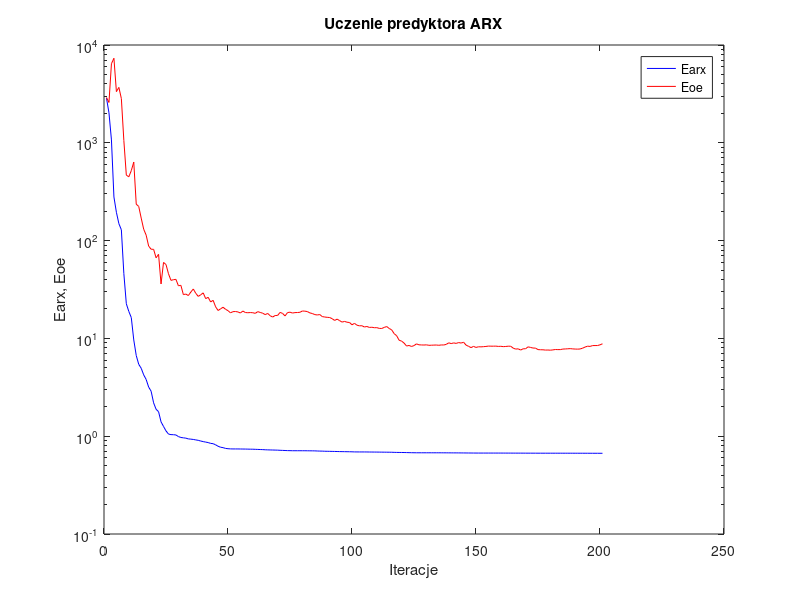
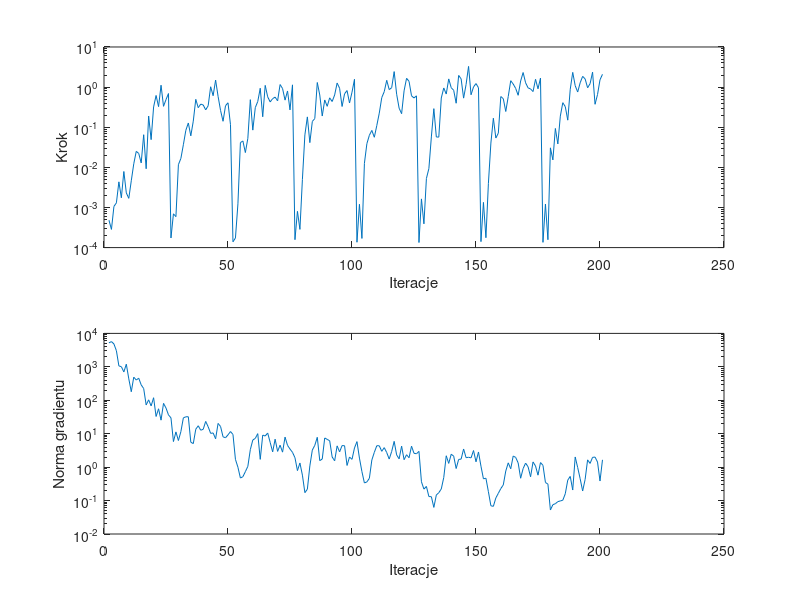

Reproduce these figures in MATLAB, in order.
%uczenie predyktora arx
clear all;
n=0; farx(n+1)=2.868869e+003; foe(n+1)=2.907241e+003; wspucz(n+1)=0.000000e+000; ng(n+1)=0.000000e+000;
%odnowa zmiennej metryki
n=1; farx(n+1)=2.026471e+003; foe(n+1)=2.585184e+003; krok(n+1)=4.819384e-004; ng(n+1)=5.215991e+003;
n=2; farx(n+1)=1.070329e+003; foe(n+1)=6.439786e+003; krok(n+1)=2.841575e-004; ng(n+1)=5.683972e+003;
n=3; farx(n+1)=2.794016e+002; foe(n+1)=7.319655e+003; krok(n+1)=1.060430e-003; ng(n+1)=4.829694e+003;
n=4; farx(n+1)=1.946239e+002; foe(n+1)=3.335965e+003; krok(n+1)=1.304868e-003; ng(n+1)=3.033272e+003;
n=5; farx(n+1)=1.489336e+002; foe(n+1)=3.687178e+003; krok(n+1)=4.352152e-003; ng(n+1)=1.064929e+003;
n=6; farx(n+1)=1.290064e+002; foe(n+1)=2.831812e+003; krok(n+1)=1.742611e-003; ng(n+1)=1.008613e+003;
n=7; farx(n+1)=4.601427e+001; foe(n+1)=1.055709e+003; krok(n+1)=7.883344e-003; ng(n+1)=7.035141e+002;
n=8; farx(n+1)=2.260915e+001; foe(n+1)=4.673952e+002; krok(n+1)=2.304382e-003; ng(n+1)=1.198017e+003;
n=9; farx(n+1)=1.888082e+001; foe(n+1)=4.491282e+002; krok(n+1)=1.688016e-003; ng(n+1)=4.362000e+002;
n=10; farx(n+1)=1.634655e+001; foe(n+1)=5.192004e+002; krok(n+1)=4.633998e-003; ng(n+1)=1.799100e+002;
n=11; farx(n+1)=9.646065e+000; foe(n+1)=6.357381e+002; krok(n+1)=1.226153e-002; ng(n+1)=4.912177e+002;
n=12; farx(n+1)=6.685091e+000; foe(n+1)=2.357408e+002; krok(n+1)=2.502768e-002; ng(n+1)=4.031550e+002;
n=13; farx(n+1)=5.434395e+000; foe(n+1)=2.236138e+002; krok(n+1)=2.223039e-002; ng(n+1)=4.562261e+002;
n=14; farx(n+1)=4.949427e+000; foe(n+1)=1.698327e+002; krok(n+1)=1.289397e-002; ng(n+1)=2.888461e+002;
n=15; farx(n+1)=4.240811e+000; foe(n+1)=1.308452e+002; krok(n+1)=6.504518e-002; ng(n+1)=2.237901e+002;
n=16; farx(n+1)=3.800593e+000; foe(n+1)=1.136350e+002; krok(n+1)=9.231023e-003; ng(n+1)=7.241845e+001;
n=17; farx(n+1)=3.182149e+000; foe(n+1)=8.790286e+001; krok(n+1)=1.903039e-001; ng(n+1)=1.029673e+002;
n=18; farx(n+1)=2.883851e+000; foe(n+1)=8.157234e+001; krok(n+1)=4.904612e-002; ng(n+1)=6.783836e+001;
n=19; farx(n+1)=2.194357e+000; foe(n+1)=8.143730e+001; krok(n+1)=3.202323e-001; ng(n+1)=1.191217e+002;
n=20; farx(n+1)=1.885588e+000; foe(n+1)=6.672309e+001; krok(n+1)=6.193808e-001; ng(n+1)=3.274528e+001;
n=21; farx(n+1)=1.780611e+000; foe(n+1)=7.236416e+001; krok(n+1)=3.261226e-001; ng(n+1)=5.562561e+001;
n=22; farx(n+1)=1.402350e+000; foe(n+1)=3.603437e+001; krok(n+1)=1.114151e+000; ng(n+1)=2.541748e+001;
n=23; farx(n+1)=1.257712e+000; foe(n+1)=5.980448e+001; krok(n+1)=3.319551e-001; ng(n+1)=8.073910e+001;
n=24; farx(n+1)=1.133315e+000; foe(n+1)=5.691805e+001; krok(n+1)=4.884576e-001; ng(n+1)=5.864494e+001;
n=25; farx(n+1)=1.051656e+000; foe(n+1)=4.582199e+001; krok(n+1)=6.914797e-001; ng(n+1)=3.648775e+001;
%odnowa zmiennej metryki
n=26; farx(n+1)=1.037983e+000; foe(n+1)=3.921752e+001; krok(n+1)=1.736749e-004; ng(n+1)=2.982543e+001;
n=27; farx(n+1)=1.036077e+000; foe(n+1)=3.983418e+001; krok(n+1)=6.946998e-004; ng(n+1)=5.817051e+000;
n=28; farx(n+1)=1.029683e+000; foe(n+1)=4.016013e+001; krok(n+1)=5.909215e-004; ng(n+1)=1.133801e+001;
n=29; farx(n+1)=9.916847e-001; foe(n+1)=3.452672e+001; krok(n+1)=1.165759e-002; ng(n+1)=6.249431e+000;
n=30; farx(n+1)=9.705158e-001; foe(n+1)=3.488623e+001; krok(n+1)=1.669364e-002; ng(n+1)=1.155567e+001;
n=31; farx(n+1)=9.627457e-001; foe(n+1)=2.804544e+001; krok(n+1)=3.660091e-002; ng(n+1)=2.977220e+001;
n=32; farx(n+1)=9.552452e-001; foe(n+1)=2.841268e+001; krok(n+1)=8.388517e-002; ng(n+1)=3.203022e+001;
n=33; farx(n+1)=9.387211e-001; foe(n+1)=2.742477e+001; krok(n+1)=1.276801e-001; ng(n+1)=3.212357e+001;
n=34; farx(n+1)=9.330367e-001; foe(n+1)=2.974497e+001; krok(n+1)=6.101994e-002; ng(n+1)=5.575469e+000;
n=35; farx(n+1)=9.265803e-001; foe(n+1)=3.202354e+001; krok(n+1)=1.420059e-001; ng(n+1)=5.053965e+000;
n=36; farx(n+1)=9.165987e-001; foe(n+1)=2.893773e+001; krok(n+1)=4.954132e-001; ng(n+1)=1.358383e+001;
n=37; farx(n+1)=9.072607e-001; foe(n+1)=2.688998e+001; krok(n+1)=3.068907e-001; ng(n+1)=1.726667e+001;
n=38; farx(n+1)=8.925788e-001; foe(n+1)=2.792357e+001; krok(n+1)=3.768236e-001; ng(n+1)=1.272058e+001;
n=39; farx(n+1)=8.807171e-001; foe(n+1)=2.921751e+001; krok(n+1)=3.589327e-001; ng(n+1)=1.354059e+001;
n=40; farx(n+1)=8.704718e-001; foe(n+1)=2.549875e+001; krok(n+1)=2.709781e-001; ng(n+1)=2.329808e+001;
n=41; farx(n+1)=8.610221e-001; foe(n+1)=2.633213e+001; krok(n+1)=3.428611e-001; ng(n+1)=1.615336e+001;
n=42; farx(n+1)=8.443128e-001; foe(n+1)=2.357891e+001; krok(n+1)=1.020283e+000; ng(n+1)=1.023209e+001;
n=43; farx(n+1)=8.386225e-001; foe(n+1)=2.451940e+001; krok(n+1)=6.101385e-001; ng(n+1)=1.053050e+001;
n=44; farx(n+1)=8.164249e-001; foe(n+1)=2.105692e+001; krok(n+1)=1.496578e+000; ng(n+1)=7.054631e+000;
n=45; farx(n+1)=7.891474e-001; foe(n+1)=1.928091e+001; krok(n+1)=5.872046e-001; ng(n+1)=2.030031e+001;
n=46; farx(n+1)=7.713816e-001; foe(n+1)=2.005045e+001; krok(n+1)=2.613267e-001; ng(n+1)=1.639752e+001;
n=47; farx(n+1)=7.639169e-001; foe(n+1)=2.082551e+001; krok(n+1)=1.407955e-001; ng(n+1)=8.075190e+000;
n=48; farx(n+1)=7.503625e-001; foe(n+1)=1.986293e+001; krok(n+1)=3.435737e-001; ng(n+1)=7.559298e+000;
n=49; farx(n+1)=7.448638e-001; foe(n+1)=1.921314e+001; krok(n+1)=4.063898e-001; ng(n+1)=9.250089e+000;
n=50; farx(n+1)=7.418307e-001; foe(n+1)=1.825803e+001; krok(n+1)=1.158784e-001; ng(n+1)=1.157989e+001;
%odnowa zmiennej metryki
n=51; farx(n+1)=7.408744e-001; foe(n+1)=1.876884e+001; krok(n+1)=1.395032e-004; ng(n+1)=9.514181e+000;
n=52; farx(n+1)=7.408339e-001; foe(n+1)=1.883512e+001; krok(n+1)=1.736749e-004; ng(n+1)=1.705747e+000;
n=53; farx(n+1)=7.407602e-001; foe(n+1)=1.864964e+001; krok(n+1)=1.232480e-003; ng(n+1)=9.930893e-001;
n=54; farx(n+1)=7.399786e-001; foe(n+1)=1.819610e+001; krok(n+1)=4.134280e-002; ng(n+1)=4.719836e-001;
n=55; farx(n+1)=7.393024e-001; foe(n+1)=1.904767e+001; krok(n+1)=4.544795e-002; ng(n+1)=5.173569e-001;
n=56; farx(n+1)=7.388123e-001; foe(n+1)=1.838903e+001; krok(n+1)=2.337492e-002; ng(n+1)=7.318905e-001;
n=57; farx(n+1)=7.376902e-001; foe(n+1)=1.830228e+001; krok(n+1)=5.285294e-002; ng(n+1)=1.056174e+000;
n=58; farx(n+1)=7.365916e-001; foe(n+1)=1.837851e+001; krok(n+1)=4.865340e-001; ng(n+1)=3.338437e+000;
n=59; farx(n+1)=7.362708e-001; foe(n+1)=1.830499e+001; krok(n+1)=8.470464e-002; ng(n+1)=6.477297e+000;
n=60; farx(n+1)=7.341910e-001; foe(n+1)=1.803748e+001; krok(n+1)=3.077853e-001; ng(n+1)=7.241145e+000;
n=61; farx(n+1)=7.325582e-001; foe(n+1)=1.877141e+001; krok(n+1)=4.386596e-001; ng(n+1)=1.003721e+001;
n=62; farx(n+1)=7.308201e-001; foe(n+1)=1.842589e+001; krok(n+1)=9.372047e-001; ng(n+1)=1.708350e+000;
n=63; farx(n+1)=7.293605e-001; foe(n+1)=1.809470e+001; krok(n+1)=1.824037e-001; ng(n+1)=9.073474e+000;
n=64; farx(n+1)=7.264647e-001; foe(n+1)=1.750521e+001; krok(n+1)=1.104103e+000; ng(n+1)=8.536552e+000;
n=65; farx(n+1)=7.249504e-001; foe(n+1)=1.800028e+001; krok(n+1)=5.732413e-001; ng(n+1)=1.046786e+001;
n=66; farx(n+1)=7.236275e-001; foe(n+1)=1.705343e+001; krok(n+1)=4.268310e-001; ng(n+1)=5.504525e+000;
n=67; farx(n+1)=7.224470e-001; foe(n+1)=1.653727e+001; krok(n+1)=5.154350e-001; ng(n+1)=2.861102e+000;
n=68; farx(n+1)=7.212244e-001; foe(n+1)=1.712855e+001; krok(n+1)=5.631821e-001; ng(n+1)=6.853057e+000;
n=69; farx(n+1)=7.200820e-001; foe(n+1)=1.717564e+001; krok(n+1)=4.547265e-001; ng(n+1)=2.957903e+000;
n=70; farx(n+1)=7.176455e-001; foe(n+1)=1.843599e+001; krok(n+1)=1.157790e+000; ng(n+1)=4.531082e+000;
n=71; farx(n+1)=7.158623e-001; foe(n+1)=1.802273e+001; krok(n+1)=9.205345e-001; ng(n+1)=2.810471e+000;
n=72; farx(n+1)=7.141612e-001; foe(n+1)=1.697368e+001; krok(n+1)=4.734602e-001; ng(n+1)=7.907722e+000;
n=73; farx(n+1)=7.123186e-001; foe(n+1)=1.836356e+001; krok(n+1)=8.008859e-001; ng(n+1)=4.479054e+000;
n=74; farx(n+1)=7.115469e-001; foe(n+1)=1.854374e+001; krok(n+1)=2.701916e-001; ng(n+1)=3.477159e+000;
n=75; farx(n+1)=7.104098e-001; foe(n+1)=1.817282e+001; krok(n+1)=1.138542e+000; ng(n+1)=2.772533e+000;
%odnowa zmiennej metryki
n=76; farx(n+1)=7.103524e-001; foe(n+1)=1.835973e+001; krok(n+1)=1.574580e-004; ng(n+1)=1.912960e+000;
n=77; farx(n+1)=7.103121e-001; foe(n+1)=1.839135e+001; krok(n+1)=8.010721e-004; ng(n+1)=7.869759e-001;
n=78; farx(n+1)=7.102757e-001; foe(n+1)=1.849471e+001; krok(n+1)=2.844031e-004; ng(n+1)=1.328956e+000;
n=79; farx(n+1)=7.101886e-001; foe(n+1)=1.906881e+001; krok(n+1)=5.000456e-003; ng(n+1)=5.768711e-001;
n=80; farx(n+1)=7.100778e-001; foe(n+1)=1.898924e+001; krok(n+1)=6.444366e-002; ng(n+1)=1.726140e-001;
n=81; farx(n+1)=7.095420e-001; foe(n+1)=1.881415e+001; krok(n+1)=1.809599e-001; ng(n+1)=2.189892e-001;
n=82; farx(n+1)=7.090058e-001; foe(n+1)=1.821765e+001; krok(n+1)=4.134280e-002; ng(n+1)=1.087816e+000;
n=83; farx(n+1)=7.086423e-001; foe(n+1)=1.796943e+001; krok(n+1)=1.392689e-001; ng(n+1)=3.233597e+000;
n=84; farx(n+1)=7.079443e-001; foe(n+1)=1.751428e+001; krok(n+1)=1.644497e-001; ng(n+1)=4.493427e+000;
n=85; farx(n+1)=7.060002e-001; foe(n+1)=1.736045e+001; krok(n+1)=1.302338e+000; ng(n+1)=7.801892e+000;
n=86; farx(n+1)=7.044460e-001; foe(n+1)=1.753938e+001; krok(n+1)=6.367965e-001; ng(n+1)=1.563850e+000;
n=87; farx(n+1)=7.038363e-001; foe(n+1)=1.671822e+001; krok(n+1)=1.903039e-001; ng(n+1)=1.746712e+000;
n=88; farx(n+1)=7.017827e-001; foe(n+1)=1.654534e+001; krok(n+1)=4.788369e-001; ng(n+1)=7.457039e+000;
n=89; farx(n+1)=7.010925e-001; foe(n+1)=1.642464e+001; krok(n+1)=3.319551e-001; ng(n+1)=6.760118e+000;
n=90; farx(n+1)=7.002678e-001; foe(n+1)=1.634891e+001; krok(n+1)=5.403454e-001; ng(n+1)=6.155259e+000;
n=91; farx(n+1)=6.991823e-001; foe(n+1)=1.590319e+001; krok(n+1)=4.372571e-001; ng(n+1)=2.013542e+000;
n=92; farx(n+1)=6.983319e-001; foe(n+1)=1.527138e+001; krok(n+1)=6.367965e-001; ng(n+1)=1.547700e+000;
n=93; farx(n+1)=6.974261e-001; foe(n+1)=1.574454e+001; krok(n+1)=1.263598e+000; ng(n+1)=4.321922e+000;
n=94; farx(n+1)=6.961628e-001; foe(n+1)=1.520001e+001; krok(n+1)=9.372047e-001; ng(n+1)=2.865189e+000;
n=95; farx(n+1)=6.955804e-001; foe(n+1)=1.467671e+001; krok(n+1)=3.288994e-001; ng(n+1)=4.418184e+000;
n=96; farx(n+1)=6.948902e-001; foe(n+1)=1.491753e+001; krok(n+1)=6.809733e-001; ng(n+1)=4.367587e+000;
n=97; farx(n+1)=6.941094e-001; foe(n+1)=1.463672e+001; krok(n+1)=8.204121e-001; ng(n+1)=1.122410e+000;
n=98; farx(n+1)=6.935938e-001; foe(n+1)=1.454402e+001; krok(n+1)=4.015963e-001; ng(n+1)=2.009509e+000;
n=99; farx(n+1)=6.925239e-001; foe(n+1)=1.377975e+001; krok(n+1)=7.461552e-001; ng(n+1)=1.709226e+000;
n=100; farx(n+1)=6.909500e-001; foe(n+1)=1.425117e+001; krok(n+1)=1.566431e+000; ng(n+1)=3.744516e+000;
%odnowa zmiennej metryki
n=101; farx(n+1)=6.905804e-001; foe(n+1)=1.365034e+001; krok(n+1)=1.360048e-004; ng(n+1)=5.799729e+000;
n=102; farx(n+1)=6.903059e-001; foe(n+1)=1.344575e+001; krok(n+1)=1.201509e-003; ng(n+1)=1.862004e+000;
n=103; farx(n+1)=6.902985e-001; foe(n+1)=1.348170e+001; krok(n+1)=1.691914e-004; ng(n+1)=7.344610e-001;
n=104; farx(n+1)=6.902154e-001; foe(n+1)=1.307673e+001; krok(n+1)=1.256724e-002; ng(n+1)=3.364466e-001;
n=105; farx(n+1)=6.898958e-001; foe(n+1)=1.324648e+001; krok(n+1)=3.897625e-002; ng(n+1)=3.618393e-001;
n=106; farx(n+1)=6.891711e-001; foe(n+1)=1.294986e+001; krok(n+1)=6.301521e-002; ng(n+1)=4.620215e-001;
n=107; farx(n+1)=6.888798e-001; foe(n+1)=1.300794e+001; krok(n+1)=8.331886e-002; ng(n+1)=1.633145e+000;
n=108; farx(n+1)=6.884433e-001; foe(n+1)=1.285735e+001; krok(n+1)=5.623415e-002; ng(n+1)=2.772118e+000;
n=109; farx(n+1)=6.881475e-001; foe(n+1)=1.288128e+001; krok(n+1)=1.104861e-001; ng(n+1)=4.376565e+000;
n=110; farx(n+1)=6.876167e-001; foe(n+1)=1.265903e+001; krok(n+1)=2.250273e-001; ng(n+1)=4.346844e+000;
n=111; farx(n+1)=6.871590e-001; foe(n+1)=1.263599e+001; krok(n+1)=5.481842e-001; ng(n+1)=2.971745e+000;
n=112; farx(n+1)=6.867128e-001; foe(n+1)=1.295783e+001; krok(n+1)=7.704536e-001; ng(n+1)=3.828939e+000;
n=113; farx(n+1)=6.862434e-001; foe(n+1)=1.322019e+001; krok(n+1)=1.477307e+000; ng(n+1)=2.729128e+000;
n=114; farx(n+1)=6.858234e-001; foe(n+1)=1.263651e+001; krok(n+1)=8.658973e-001; ng(n+1)=1.744765e+000;
n=115; farx(n+1)=6.852684e-001; foe(n+1)=1.222627e+001; krok(n+1)=9.674698e-001; ng(n+1)=2.947421e+000;
n=116; farx(n+1)=6.837282e-001; foe(n+1)=1.118409e+001; krok(n+1)=2.435399e+000; ng(n+1)=5.902382e+000;
n=117; farx(n+1)=6.827502e-001; foe(n+1)=1.065373e+001; krok(n+1)=6.643777e-001; ng(n+1)=2.320760e+000;
n=118; farx(n+1)=6.821241e-001; foe(n+1)=9.571038e+000; krok(n+1)=2.981443e-001; ng(n+1)=1.768545e+000;
n=119; farx(n+1)=6.816845e-001; foe(n+1)=9.388408e+000; krok(n+1)=2.176811e-001; ng(n+1)=4.247797e+000;
n=120; farx(n+1)=6.810080e-001; foe(n+1)=8.949344e+000; krok(n+1)=8.088973e-001; ng(n+1)=1.670323e+000;
n=121; farx(n+1)=6.801843e-001; foe(n+1)=8.358681e+000; krok(n+1)=1.657803e+000; ng(n+1)=2.348938e+000;
n=122; farx(n+1)=6.790163e-001; foe(n+1)=8.470936e+000; krok(n+1)=1.390988e+000; ng(n+1)=1.910632e+000;
n=123; farx(n+1)=6.781561e-001; foe(n+1)=8.272308e+000; krok(n+1)=6.077026e-001; ng(n+1)=4.231508e+000;
n=124; farx(n+1)=6.774831e-001; foe(n+1)=8.440751e+000; krok(n+1)=5.355876e-001; ng(n+1)=2.591909e+000;
n=125; farx(n+1)=6.769915e-001; foe(n+1)=8.791420e+000; krok(n+1)=6.058278e-001; ng(n+1)=2.515278e+000;
%odnowa zmiennej metryki
n=126; farx(n+1)=6.768936e-001; foe(n+1)=8.596660e+000; krok(n+1)=1.338340e-004; ng(n+1)=2.959919e+000;
n=127; farx(n+1)=6.768807e-001; foe(n+1)=8.572646e+000; krok(n+1)=1.635770e-003; ng(n+1)=3.642647e-001;
n=128; farx(n+1)=6.768796e-001; foe(n+1)=8.555050e+000; krok(n+1)=3.909578e-004; ng(n+1)=2.200502e-001;
n=129; farx(n+1)=6.768495e-001; foe(n+1)=8.592918e+000; krok(n+1)=5.269205e-003; ng(n+1)=2.652008e-001;
n=130; farx(n+1)=6.768393e-001; foe(n+1)=8.499325e+000; krok(n+1)=9.344559e-003; ng(n+1)=1.317986e-001;
n=131; farx(n+1)=6.767970e-001; foe(n+1)=8.519925e+000; krok(n+1)=5.734876e-002; ng(n+1)=1.305681e-001;
n=132; farx(n+1)=6.767495e-001; foe(n+1)=8.542072e+000; krok(n+1)=2.905057e-001; ng(n+1)=6.251036e-002;
n=133; farx(n+1)=6.767293e-001; foe(n+1)=8.559307e+000; krok(n+1)=5.715876e-002; ng(n+1)=1.467452e-001;
n=134; farx(n+1)=6.767016e-001; foe(n+1)=8.502945e+000; krok(n+1)=5.671128e-002; ng(n+1)=1.721759e-001;
n=135; farx(n+1)=6.765624e-001; foe(n+1)=8.574660e+000; krok(n+1)=5.344503e-001; ng(n+1)=2.223817e-001;
n=136; farx(n+1)=6.762927e-001; foe(n+1)=8.563213e+000; krok(n+1)=9.526777e-001; ng(n+1)=4.906971e-001;
n=137; farx(n+1)=6.761509e-001; foe(n+1)=8.689803e+000; krok(n+1)=6.710813e-001; ng(n+1)=2.188396e+000;
n=138; farx(n+1)=6.757935e-001; foe(n+1)=9.010436e+000; krok(n+1)=1.601363e+000; ng(n+1)=1.292244e+000;
n=139; farx(n+1)=6.755589e-001; foe(n+1)=8.851662e+000; krok(n+1)=9.674698e-001; ng(n+1)=2.427921e+000;
n=140; farx(n+1)=6.753146e-001; foe(n+1)=8.996721e+000; krok(n+1)=8.334333e-001; ng(n+1)=2.130989e+000;
n=141; farx(n+1)=6.752359e-001; foe(n+1)=8.888158e+000; krok(n+1)=3.963116e-001; ng(n+1)=9.085914e-001;
n=142; farx(n+1)=6.749874e-001; foe(n+1)=9.069095e+000; krok(n+1)=1.952638e+000; ng(n+1)=1.699872e+000;
n=143; farx(n+1)=6.745246e-001; foe(n+1)=8.961693e+000; krok(n+1)=1.608553e+000; ng(n+1)=1.738844e+000;
n=144; farx(n+1)=6.742795e-001; foe(n+1)=9.135772e+000; krok(n+1)=5.312625e-001; ng(n+1)=3.490616e+000;
n=145; farx(n+1)=6.738835e-001; foe(n+1)=8.536553e+000; krok(n+1)=1.164915e+000; ng(n+1)=1.916843e+000;
n=146; farx(n+1)=6.734647e-001; foe(n+1)=8.297275e+000; krok(n+1)=3.281191e+000; ng(n+1)=1.973743e+000;
n=147; farx(n+1)=6.732450e-001; foe(n+1)=8.050405e+000; krok(n+1)=6.446279e-001; ng(n+1)=1.893065e+000;
n=148; farx(n+1)=6.728151e-001; foe(n+1)=8.288680e+000; krok(n+1)=1.009068e+000; ng(n+1)=3.137162e+000;
n=149; farx(n+1)=6.726009e-001; foe(n+1)=8.084576e+000; krok(n+1)=1.225747e+000; ng(n+1)=1.444069e+000;
n=150; farx(n+1)=6.723978e-001; foe(n+1)=8.212867e+000; krok(n+1)=9.632832e-001; ng(n+1)=2.840211e+000;
%odnowa zmiennej metryki
n=151; farx(n+1)=6.723818e-001; foe(n+1)=8.194637e+000; krok(n+1)=1.408798e-004; ng(n+1)=1.066275e+000;
n=152; farx(n+1)=6.723645e-001; foe(n+1)=8.232482e+000; krok(n+1)=1.339301e-003; ng(n+1)=4.474803e-001;
n=153; farx(n+1)=6.723615e-001; foe(n+1)=8.274577e+000; krok(n+1)=1.761674e-004; ng(n+1)=4.663392e-001;
n=154; farx(n+1)=6.723519e-001; foe(n+1)=8.344328e+000; krok(n+1)=3.990929e-003; ng(n+1)=1.843067e-001;
n=155; farx(n+1)=6.723430e-001; foe(n+1)=8.329047e+000; krok(n+1)=4.028924e-002; ng(n+1)=6.990923e-002;
n=156; farx(n+1)=6.722989e-001; foe(n+1)=8.325383e+000; krok(n+1)=1.677326e-001; ng(n+1)=6.721374e-002;
n=157; farx(n+1)=6.722845e-001; foe(n+1)=8.339374e+000; krok(n+1)=5.375048e-002; ng(n+1)=1.198100e-001;
n=158; farx(n+1)=6.722591e-001; foe(n+1)=8.281523e+000; krok(n+1)=7.115888e-002; ng(n+1)=1.646798e-001;
n=159; farx(n+1)=6.721764e-001; foe(n+1)=8.304903e+000; krok(n+1)=5.810114e-001; ng(n+1)=2.284682e-001;
n=160; farx(n+1)=6.720629e-001; foe(n+1)=8.237575e+000; krok(n+1)=5.154350e-001; ng(n+1)=2.930544e-001;
n=161; farx(n+1)=6.719522e-001; foe(n+1)=8.270296e+000; krok(n+1)=2.468205e-001; ng(n+1)=7.634115e-001;
n=162; farx(n+1)=6.718454e-001; foe(n+1)=8.325438e+000; krok(n+1)=5.824576e-001; ng(n+1)=1.343003e+000;
n=163; farx(n+1)=6.717041e-001; foe(n+1)=8.315158e+000; krok(n+1)=1.442898e+000; ng(n+1)=8.931361e-001;
n=164; farx(n+1)=6.715073e-001; foe(n+1)=7.950262e+000; krok(n+1)=1.193773e+000; ng(n+1)=2.149726e+000;
n=165; farx(n+1)=6.713953e-001; foe(n+1)=7.775562e+000; krok(n+1)=9.270274e-001; ng(n+1)=1.951599e+000;
n=166; farx(n+1)=6.713286e-001; foe(n+1)=7.824777e+000; krok(n+1)=6.252753e-001; ng(n+1)=1.336211e+000;
n=167; farx(n+1)=6.712586e-001; foe(n+1)=7.604946e+000; krok(n+1)=1.420334e+000; ng(n+1)=4.654716e-001;
n=168; farx(n+1)=6.711147e-001; foe(n+1)=7.829773e+000; krok(n+1)=2.308897e+000; ng(n+1)=9.056322e-001;
n=169; farx(n+1)=6.709204e-001; foe(n+1)=7.836641e+000; krok(n+1)=1.280929e+000; ng(n+1)=1.319218e+000;
n=170; farx(n+1)=6.708083e-001; foe(n+1)=8.200466e+000; krok(n+1)=9.576737e-001; ng(n+1)=1.023775e+000;
n=171; farx(n+1)=6.707346e-001; foe(n+1)=8.082414e+000; krok(n+1)=9.001093e-001; ng(n+1)=5.149269e-001;
n=172; farx(n+1)=6.706637e-001; foe(n+1)=7.969540e+000; krok(n+1)=7.748658e-001; ng(n+1)=1.431638e+000;
n=173; farx(n+1)=6.705415e-001; foe(n+1)=7.955069e+000; krok(n+1)=1.566431e+000; ng(n+1)=1.080664e+000;
n=174; farx(n+1)=6.704180e-001; foe(n+1)=7.681573e+000; krok(n+1)=9.073805e-001; ng(n+1)=5.750560e-001;
n=175; farx(n+1)=6.703113e-001; foe(n+1)=7.655938e+000; krok(n+1)=1.675028e+000; ng(n+1)=1.366895e+000;
%odnowa zmiennej metryki
n=176; farx(n+1)=6.702954e-001; foe(n+1)=7.648438e+000; krok(n+1)=1.351337e-004; ng(n+1)=1.135249e+000;
n=177; farx(n+1)=6.702853e-001; foe(n+1)=7.596069e+000; krok(n+1)=1.217981e-003; ng(n+1)=3.474266e-001;
n=178; farx(n+1)=6.702843e-001; foe(n+1)=7.610207e+000; krok(n+1)=1.571231e-004; ng(n+1)=3.103408e-001;
n=179; farx(n+1)=6.702800e-001; foe(n+1)=7.577192e+000; krok(n+1)=3.065020e-002; ng(n+1)=5.224459e-002;
n=180; farx(n+1)=6.702749e-001; foe(n+1)=7.631882e+000; krok(n+1)=1.533559e-002; ng(n+1)=7.537436e-002;
n=181; farx(n+1)=6.702393e-001; foe(n+1)=7.696644e+000; krok(n+1)=9.326072e-002; ng(n+1)=8.058911e-002;
n=182; farx(n+1)=6.702330e-001; foe(n+1)=7.682003e+000; krok(n+1)=3.833684e-002; ng(n+1)=9.294152e-002;
n=183; farx(n+1)=6.702107e-001; foe(n+1)=7.682615e+000; krok(n+1)=1.892883e-001; ng(n+1)=9.755153e-002;
n=184; farx(n+1)=6.701586e-001; foe(n+1)=7.778834e+000; krok(n+1)=4.089939e-001; ng(n+1)=1.023149e-001;
n=185; farx(n+1)=6.701159e-001; foe(n+1)=7.800466e+000; krok(n+1)=3.262230e-001; ng(n+1)=1.600816e-001;
n=186; farx(n+1)=6.700972e-001; foe(n+1)=7.831696e+000; krok(n+1)=1.500565e-001; ng(n+1)=4.094830e-001;
n=187; farx(n+1)=6.700578e-001; foe(n+1)=7.860312e+000; krok(n+1)=8.847528e-001; ng(n+1)=5.272149e-001;
n=188; farx(n+1)=6.699438e-001; foe(n+1)=7.811158e+000; krok(n+1)=2.328707e+000; ng(n+1)=2.067136e-001;
n=189; farx(n+1)=6.698535e-001; foe(n+1)=7.782134e+000; krok(n+1)=1.084583e+000; ng(n+1)=2.013883e+000;
n=190; farx(n+1)=6.698001e-001; foe(n+1)=7.766282e+000; krok(n+1)=7.541830e-001; ng(n+1)=9.756089e-001;
n=191; farx(n+1)=6.697509e-001; foe(n+1)=7.797628e+000; krok(n+1)=1.280117e+000; ng(n+1)=4.494149e-001;
n=192; farx(n+1)=6.696540e-001; foe(n+1)=7.950211e+000; krok(n+1)=1.854055e+000; ng(n+1)=1.933471e-001;
n=193; farx(n+1)=6.695602e-001; foe(n+1)=8.158203e+000; krok(n+1)=1.601249e+000; ng(n+1)=4.284726e-001;
n=194; farx(n+1)=6.694681e-001; foe(n+1)=8.330598e+000; krok(n+1)=9.622339e-001; ng(n+1)=1.650076e+000;
n=195; farx(n+1)=6.693377e-001; foe(n+1)=8.279933e+000; krok(n+1)=1.217699e+000; ng(n+1)=1.291120e+000;
n=196; farx(n+1)=6.691549e-001; foe(n+1)=8.445364e+000; krok(n+1)=2.358407e+000; ng(n+1)=1.961305e+000;
n=197; farx(n+1)=6.691118e-001; foe(n+1)=8.450683e+000; krok(n+1)=3.730916e-001; ng(n+1)=1.999058e+000;
n=198; farx(n+1)=6.690699e-001; foe(n+1)=8.454383e+000; krok(n+1)=6.522451e-001; ng(n+1)=1.419413e+000;
n=199; farx(n+1)=6.689579e-001; foe(n+1)=8.596499e+000; krok(n+1)=1.522162e+000; ng(n+1)=3.845971e-001;
n=200; farx(n+1)=6.687747e-001; foe(n+1)=8.808099e+000; krok(n+1)=2.081446e+000; ng(n+1)=1.653908e+000;

figure; semilogy(farx,'b'); hold on; semilogy(foe,'r'); xlabel('Iteracje'); ylabel('Earx, Eoe'); legend('Earx','Eoe'); title('Uczenie predyktora ARX');
figure; subplot(2,1,1); semilogy(krok); xlabel('Iteracje'); ylabel('Krok');
subplot(2,1,2); semilogy(ng); xlabel('Iteracje'); ylabel('Norma gradientu');
Earx=farx(n+1)
Eoe=foe(n+1)
